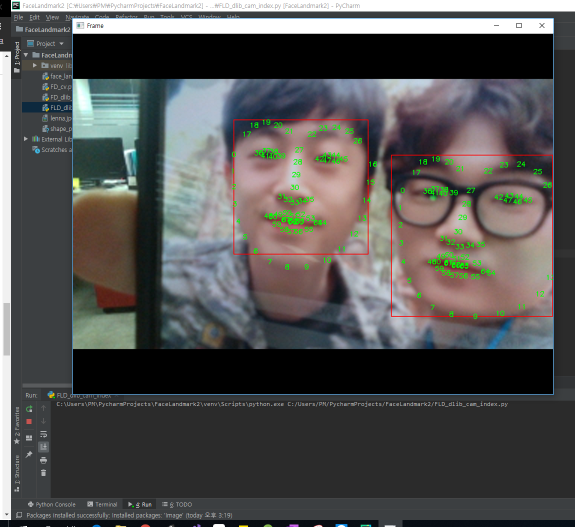
#> input picture 123.png, 1150 x 1054 px, given as the content of the folder C:/Users/kwang/Desktop/taeim2/, which was not available (shown at 1/2 size)
$ python data_augmentation.py
#> lines starting #> are read from the running program, lines starting #| are printed output that depends on the picture; pictures that were not available may be replaced by others from this repository, and a replacement may not be noted
import cv2
import matplotlib.pyplot as plt
import os, sys


# 특정 디렉토리에 이미지 조회하기
root_dir_path = "C:/Users/kwang/Desktop/taeim2/"  # 목표 이미지 디렉토리
save_folder = "C:/Users/kwang/Desktop/taeim2_aug/"  # 저장할 디렉토리
root_dir = os.listdir(root_dir_path)
print(root_dir)  # 742장의 이미지가 현재 존재한다


# 저장
def save(keyPath, file_name, cv_img, rate, type):
    """
    save 메소드는 이미지 전처리 전에 저장해야 하며, 5개의 인자를 받는다
    keyPath: 원본 이미지 경로
    file_name: 원래의 이미지 파일명
    cv_img: 전체 이미지 signal
    rate: scale 값
    """

    if not os.path.isdir(keyPath):
        os.mkdir(keyPath)

    saved_name = os.path.join(keyPath, "{}{}.{}".format(file_name.split('.')[0], type, 'jpg'))
    # print(saved_name)
    cv2.imwrite(saved_name, cv_img)


# 데이터 확장(증강)
# [43 lines left out: function augment, not called in this run]


# data augmentation flip: 좌우 또는 상하 반전
def data_flip(saved_dir, data, img, rate, type, saving_enable=False):
    img = cv2.flip(img, type)  # 1은 좌우 반전, 0은 상하 반전
    try:
        if type == 0:
            type = "_horizen"
        elif type == 1:
            type = "_vertical"
        elif type == -1:
            type = "_bothFlip"
        if saving_enable == True:
            save(saved_dir, data, img, rate, type)

    except Exception as e:
        print(e)
        return "Failed"


# data augmentation rotate: 회전
def data_rotate(saved_dir, data, img, rate, type, saving_enable=False):
    xLength = img.shape[0]
    yLength = img.shape[1]

    try:
        rotation_matrix = cv2.getRotationMatrix2D((xLength / 2, yLength / 2), rate, 1)
        img = cv2.warpAffine(img, rotation_matrix, (xLength, yLength))
        # print(img.shape)
        if saving_enable == True:
            save(saved_dir, data, img, rate, type)

        return "Success"
    except Exception as e:
        print(e)
        return "Failed"


# 실행
def main_TransformImage(keyNames):
    try:
        for keyname in keyNames:
            img1 = root_dir_path + keyname
            src = cv2.imread(img1)
#> src is the input picture: shape (1054, 1150, 3); mean B, G, R 81.6, 82.3, 83.2
            data_flip(save_folder, keyname, src, 20, 1, True)
            data_rotate(save_folder, keyname, src, 5, '_rotate5', True)
            data_rotate(save_folder, keyname, src, 10, '_rotate10', True)
            data_rotate(save_folder, keyname, src, 15, '_rotate15', True)
            data_rotate(save_folder, keyname, src, 20, '_rotate20', True)
            data_rotate(save_folder, keyname, src, 25, '_rotate25', True)
            data_rotate(save_folder, keyname, src, 30, '_rotate30', True)
            data_rotate(save_folder, keyname, src, 35, '_rotate35', True)
            data_rotate(save_folder, keyname, src, 40, '_rotate40', True)
            data_rotate(save_folder, keyname, src, 45, '_rotate45', True)
            data_rotate(save_folder, keyname, src, 50, '_rotate50', True)
            data_rotate(save_folder, keyname, src, 55, '_rotate55', True)
            data_rotate(save_folder, keyname, src, 60, '_rotate60', True)
            data_rotate(save_folder, keyname, src, 300, '_rotate300', True)
            data_rotate(save_folder, keyname, src, 305, '_rotate305', True)
            data_rotate(save_folder, keyname, src, 310, '_rotate310', True)
            data_rotate(save_folder, keyname, src, 315, '_rotate315', True)
            data_rotate(save_folder, keyname, src, 320, '_rotate320', True)
            data_rotate(save_folder, keyname, src, 325, '_rotate325', True)
#> in data_rotate (call 18), `img = cv2.warpAffine(img, rotation_matrix, (xLength, yLength))`:
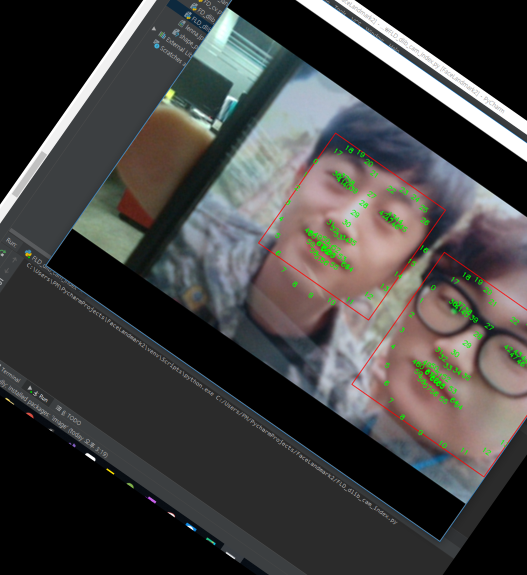
#> img: shape (1150, 1054, 3) (shown at 1/2 size); mean of channels 0, 1, 2 65.7, 66.8, 67.6; drawn as B, G, R
            data_rotate(save_folder, keyname, src, 330, '_rotate330', True)
#> in data_rotate (call 19), `img = cv2.warpAffine(img, rotation_matrix, (xLength, yLength))`:
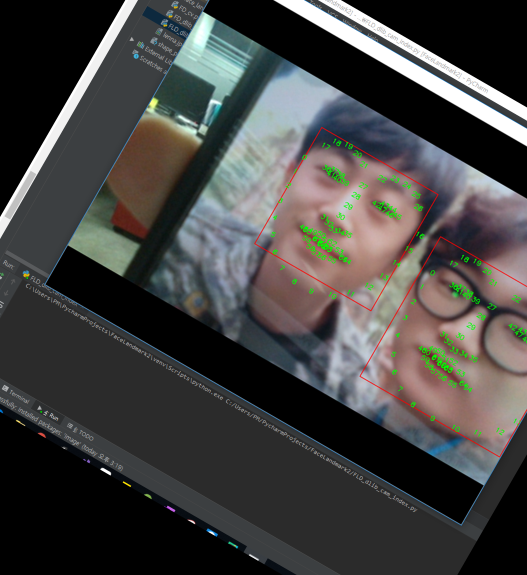
#> img: shape (1150, 1054, 3) (shown at 1/2 size); mean of channels 0, 1, 2 66, 67.1, 68; drawn as B, G, R
            data_rotate(save_folder, keyname, src, 335, '_rotate335', True)
#> in data_rotate (call 20), `img = cv2.warpAffine(img, rotation_matrix, (xLength, yLength))`:
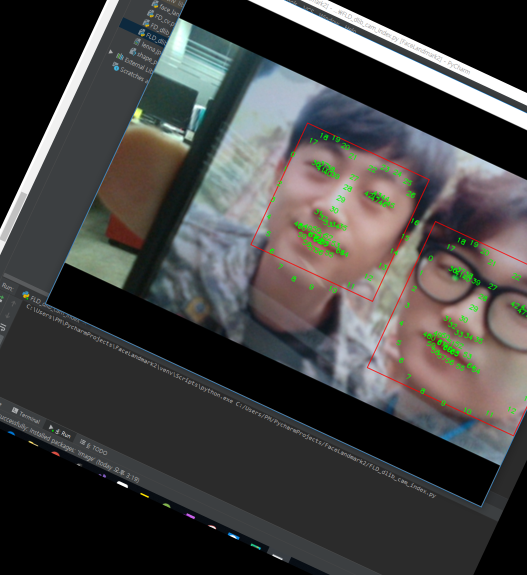
#> img: shape (1150, 1054, 3) (shown at 1/2 size); mean of channels 0, 1, 2 66.7, 67.7, 68.5; drawn as B, G, R
            data_rotate(save_folder, keyname, src, 340, '_rotate340', True)
#> in data_rotate (call 21), `img = cv2.warpAffine(img, rotation_matrix, (xLength, yLength))`:
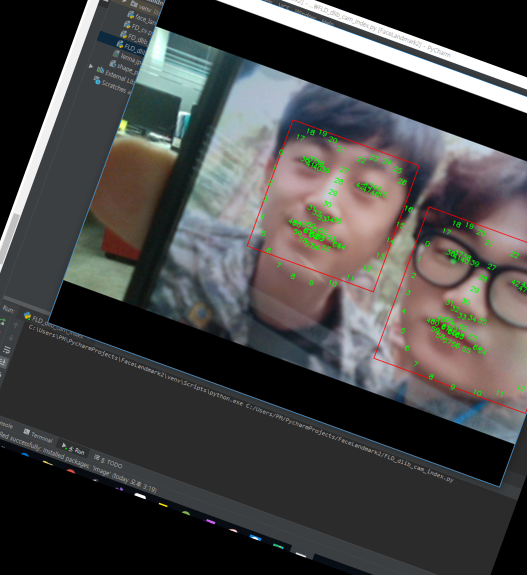
#> img: shape (1150, 1054, 3) (shown at 1/2 size); mean of channels 0, 1, 2 67.6, 68.6, 69.4; drawn as B, G, R
            data_rotate(save_folder, keyname, src, 345, '_rotate345', True)
#> in data_rotate (call 22), `img = cv2.warpAffine(img, rotation_matrix, (xLength, yLength))`:
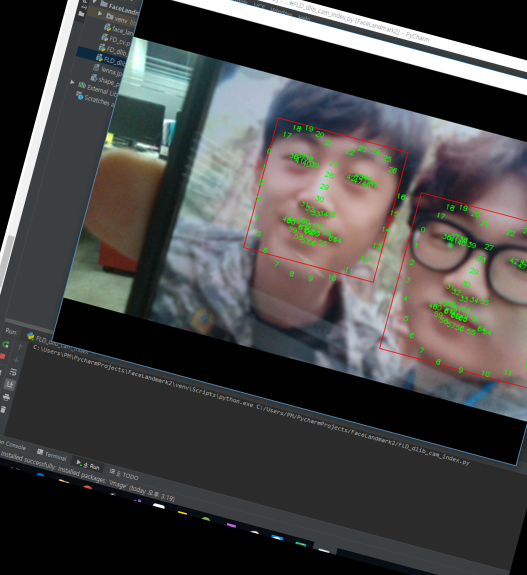
#> img: shape (1150, 1054, 3) (shown at 1/2 size); mean of channels 0, 1, 2 68.9, 69.8, 70.5; drawn as B, G, R
            data_rotate(save_folder, keyname, src, 350, '_rotate350', True)
#> in data_rotate (call 23), `img = cv2.warpAffine(img, rotation_matrix, (xLength, yLength))`:
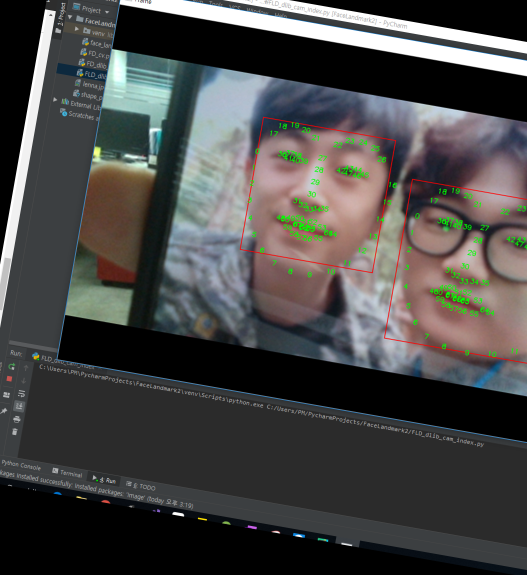
#> img: shape (1150, 1054, 3) (shown at 1/2 size); mean of channels 0, 1, 2 70.3, 71.2, 71.9; drawn as B, G, R
            data_rotate(save_folder, keyname, src, 355, '_rotate355', True)
#> in data_rotate (call 24), `img = cv2.warpAffine(img, rotation_matrix, (xLength, yLength))`:
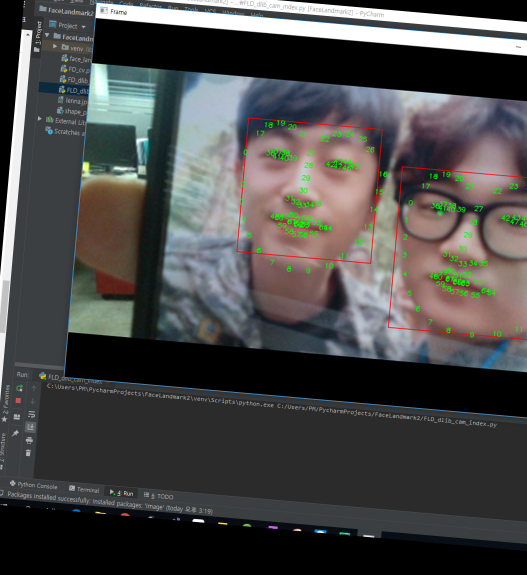
#> img: shape (1150, 1054, 3) (shown at 1/2 size); mean of channels 0, 1, 2 72.1, 72.9, 73.6; drawn as B, G, R

            print("Success")

        return "Augment Done!"
    except Exception as e:
        print(e)
        return "Augment Error!"


main_TransformImage(root_dir)
